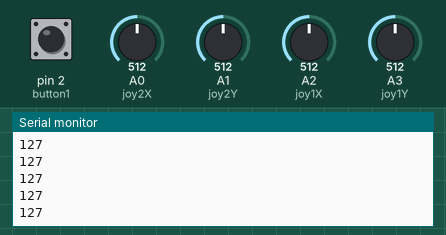
Bench run of a sketch on a simulated Arduino Uno, built with avr-gcc and run on an emulated ATmega328P. On the bench: the last lines printed to the serial monitor. The inputs (shaded band) are chosen by the test bench; at power-on: A0 (joy2X) = 512, pin 2 (button1) HIGH, A1 (joy2Y) = 512, A2 (joy1X) = 512, A3 (joy1Y) = 512. No radio packets arrive unless stated.

Above: at 1.2 s.
1.3 s: A0 (joy2X) set to 716
At 2.2 s:
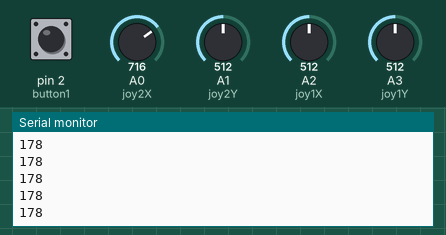
2.8 s: A0 (joy2X) set to 992
At 3.6 s:
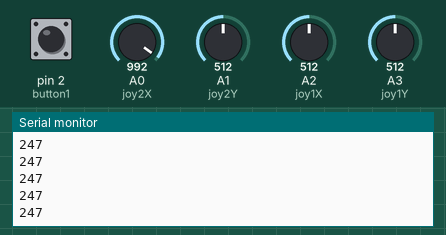
Timing chart, 0 to 5.8 s (numbered marks = the images above; inputs shaded):
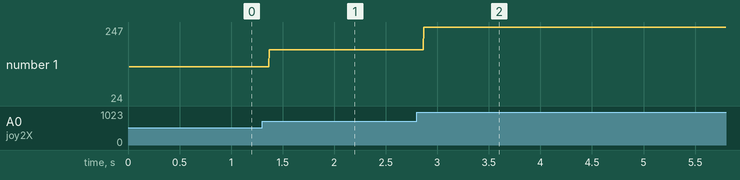

The sketch:

Transmit.ino
```cpp
/* TRANSMITTER FOR LEO
 *
 * PIN LAYOUT FOR nRF24L01
 * LEFT TO RIGHT TO DOWN (GND, VCC, CE, CNS, SCK, MOSI, MISO, IRQ)
 * GND to GND
 * VCC to 3.3V
 * CE to 10
 * CNS to 9
 * SCK to 13
 * MOSI to 11
 * MISO to 12
 *
 * PIN LAYOUT FOR ANALOG STICK 1
 * LEFT TO RIGHT (GND, +5V, VRX, VRY, SW)
 * GND to GND
 * +5V to 5V
 * VRX to A0
 * VRY to A1
 * SW to D4
 *
 * PIN LAYOUT FOR ANALOG STICK 2
 * LEFT TO RIGHT (GND, +5V, VRX, VRY, SW)
 * GND to GND
 * +5V to 5V
 * VRX to A2
 * VRY to A3
 * SW to D7
 *
 * Button1 LAYOUT
 * D0
 *
 * Button2 LAYOUT
 * D1
 *
 * LED:MODE
 * D2
 *
 * LED:BATTERY LIFE
 * D3
 *
 */

//Libraries
#include <SPI.h>
#include <nRF24L01.h>
#include <RF24.h>

//Defined Pins
#define joy1X A2 //joystick left x-axis(Controls Thrust) Pin
#define joy1Y A3 //joystick left y-axis(Controls Roll) Pin
#define joy1S 4 //joystick left switch Pin
#define joy2X A0 //joystick right x-axis(Controls Pitch) Pin
#define joy2Y A1 //joystick right y-axis(Controls Yaw) Pin
#define joy2S 7 //joystick right switch Pin
#define button1 2 //button for Mode 1 Pin
#define button2 3 //button for Mode 2 Pin
#define ledMode 0 //LED for MODE Pin
#define ledBatt 1 //LED for Battery Pin
#define radioCNS 9 //nRF24L01 CNS Pin
#define radioCE 10 //nRF24L01 CE Pin
const byte address[][6] = {"BE001","00002"};

//Global Variables
int pitchVal;
int rollVal;
int yawVal;
int thrustVal;

//Object Setup
RF24 radio(radioCNS,radioCE); //setup radio object
struct Data_sent //struct of data to send over to reciever
{
  byte ch1;
  byte ch2;
  byte ch3;
  byte ch4;
};
Data_sent data_collection; //setup for data struct

//Setup Function
void setup() {
  //Pin Intialization
  pinMode(joy1S,INPUT);
  pinMode(joy2S,INPUT);
  pinMode(button1,INPUT);
  pinMode(button2,INPUT);
  pinMode(ledMode,OUTPUT);
  pinMode(ledBatt,OUTPUT);
  attachInterrupt(digitalPinToInterrupt(button1),modeChange,FALLING);

  //Radio Intialization
  radio.begin();
  radio.setAutoAck(false);
  radio.setDataRate(RF24_250KBPS);
  radio.openWritingPipe(address[0]);
  radio.setPALevel(RF24_PA_MIN);
  radio.stopListening();
  data_collection.ch1 = 127;
  data_collection.ch2 = 127;
  data_collection.ch3 = 127;
  data_collection.ch4 = 127;

  //Serial Moniter Intialization
  Serial.begin(9600);

  delay(5);
}

void loop() {
  yawVal = map(analogRead(joy2Y),0,1024,0,255);
  pitchVal = map(analogRead(joy2X),0,1024,0,255);
  thrustVal = map(analogRead(joy1X),0,1024,0,255);
  rollVal = map(analogRead(joy1Y),0,1024,0,255);
  data_collection.ch1 = pitchVal;
  data_collection.ch2 = rollVal;
  data_collection.ch3 = yawVal;
  data_collection.ch4 = thrustVal;
  radio.write(&data_collection,sizeof(Data_sent));
  Serial.println(pitchVal);
}

void modeChange(){

}
```

Measured:
- after the input at 1.3 s, the serial monitor: prints a new line after 0.07 s (image 1)
- after the input at 2.8 s, the serial monitor: prints a new line after 0.07 s (image 2)
- plotted number 1: 127 → 178 after the input at 1.3 s, 178 → 24 after the input at 2.8 s
